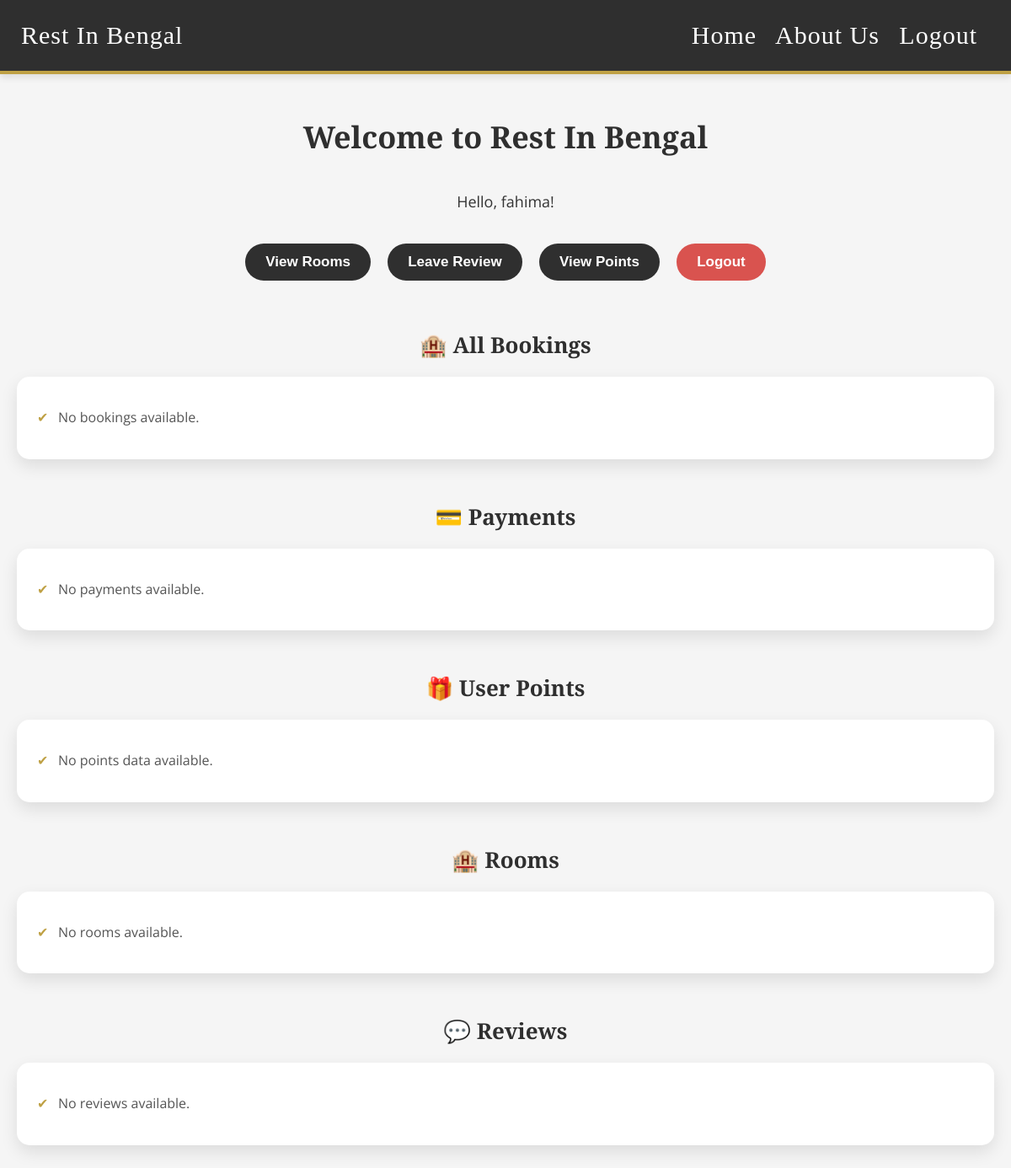
The app's page / (signed in), older data.
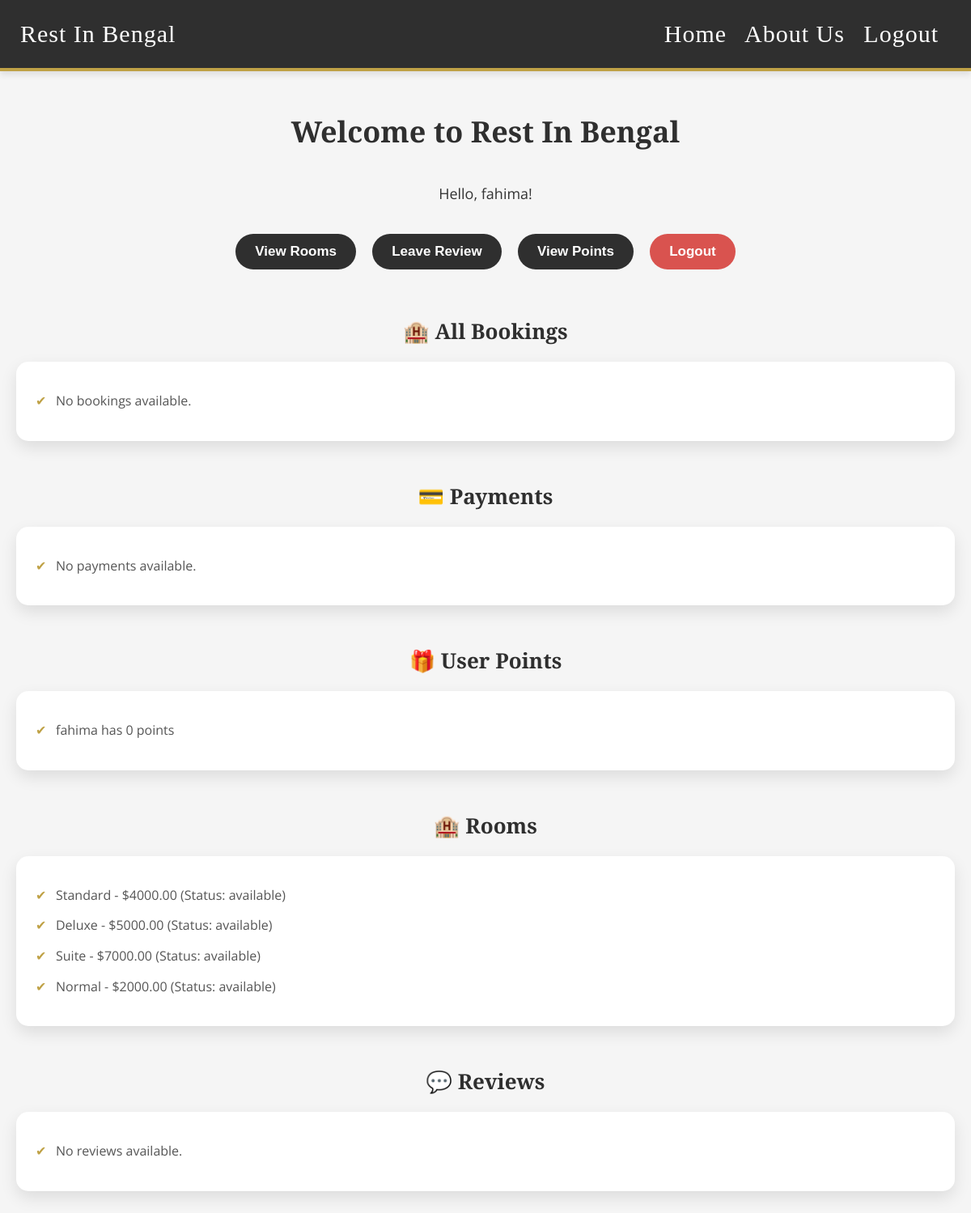
The same page, newer data.
### app1/models.py (models this page shows, shortened)
class Point(models.Model):
    user = models.ForeignKey(User, on_delete=models.CASCADE)
    points_earned = models.IntegerField(default=0)
    points_used = models.IntegerField(default=0)

### app2/models.py (models this page shows, shortened)
class Room(models.Model):
    ROOM_TYPES = [
        ('Standard', 'Standard'),
        ('Deluxe', 'Deluxe'),
        ('Suite', 'Suite'),
        ('Normal', 'Normal'),
    ]
    type = models.CharField(max_length=20, choices=ROOM_TYPES)
    price = models.DecimalField(max_digits=8, decimal_places=2)
    status = models.CharField(max_length=20, default='available')
    image = models.ImageField(upload_to='room_images/', null=True, blank=True)  # Add this field for room images

### app1/views.py (the view)
# urls.py: path('', include('app1.urls')),  # Handles home, book, payment, points
@login_required(login_url='login')
def home(request):
    total_points = 0
    try:
        total_points = Point.objects.filter(user=request.user).first().points_earned if Point.objects.filter(
            user=request.user).exists() else 0
    except:
        pass
    bookings = Booking.objects.filter(user=request.user)
    payments = Payment.objects.filter(booking__user=request.user)
    points = Point.objects.filter(user=request.user)
    rooms = Room.objects.all()
    reviews = Review.objects.all()
    return render(request, 'home.html', {
        'bookings': bookings,
        'payments': payments,
        'points': points,
        'rooms': rooms,
        'reviews': reviews,
        'total_points': total_points,  # Show total points on home page
    })

### templates/home.html (shortened to what this page needs)
<!DOCTYPE html>
<html lang="en">
<head>
</head>
<body>
<header>
    <div style="display: flex; justify-content: space-between; align-items: center;">
        <div style="font-size: 30px; font-family: 'Playfair Display', serif;">
            Rest In Bengal
        </div>
        <nav>
            <a href="{% url 'home' %}" style="color: white; margin-right: 15px; text-decoration: none;">Home</a>
            <a href="{% url 'about' %}" style="color: white; margin-right: 15px; text-decoration: none;">About Us</a>
            {% if user.is_authenticated %}
                <a href="{% url 'logout' %}" style="color: white; margin-right: 15px; text-decoration: none;">Logout</a>
            {% else %}
                <a href="{% url 'login' %}" style="color: white; margin-right: 15px; text-decoration: none;">Login</a>
                <a href="{% url 'register' %}" style="color: white; text-decoration: none;">Register</a>
            {% endif %}
        </nav>
    </div>
</header>
<div class="container">
    <h1>Welcome to Rest In Bengal</h1>
    <div class="auth-section">
        {% if user.is_authenticated %}
            <p>Hello, {{ user.username }}!</p>
        {% else %}
            <p><a href="{% url 'login' %}">Login</a> | <a href="{% url 'register' %}">Register</a></p>
        {% endif %}
    </div>
    <div class="action-buttons">
        {% if not user.is_authenticated %}
            <button onclick="location.href='{% url 'register' %}'">Register</button>
            <button onclick="location.href='{% url 'login' %}'">Login</button>
        {% else %}
            <button onclick="location.href='{% url 'view_rooms' %}'">View Rooms</button>
            <button onclick="location.href='{% url 'leave_review' %}'">Leave Review</button>
            <button onclick="location.href='{% url 'view_points' %}'">View Points</button>
            <form action="{% url 'logout' %}" method="post" style="display: inline;">
                <button type="submit">Logout</button>
            </form>
        {% endif %}
    </div>
    <div>
        <h2 class="section-title">🏨 All Bookings</h2>
        <div class="card">
            <ul>
                {% for booking in bookings %}
                    <li>{{ booking.user.username }} booked {{ booking.room }} from {{ booking.check_in_date }} to {{ booking.check_out_date }}</li>
                {% empty %}
                    <li>No bookings available.</li>
                {% endfor %}
            </ul>
        </div>
        <h2 class="section-title">💳 Payments</h2>
        <div class="card">
            <ul>
                {% for payment in payments %}
                    <li>{{ payment.booking.user.username }} paid ${{ payment.amount }} on {{ payment.paid_on }}</li>
                {% empty %}
                    <li>No payments available.</li>
                {% endfor %}
            </ul>
        </div>
        <h2 class="section-title">🎁 User Points</h2>
        <div class="card">
            <ul>
                {% for point in points %}
                    <li>{{ point.user.username }} has {{ point.points_earned }} points</li>
                {% empty %}
                    <li>No points data available.</li>
                {% endfor %}
            </ul>
        </div>
        <h2 class="section-title">🏨 Rooms</h2>
        <div class="card">
            <ul>
                {% for room in rooms %}
                    <li>{{ room.type }} - ${{ room.price }} (Status: {{ room.status }})</li>
                {% empty %}
                    <li>No rooms available.</li>
                {% endfor %}
            </ul>
        </div>
        <h2 class="section-title">💬 Reviews</h2>
        <div class="card">
            <ul>
                {% for review in reviews %}
                    <li>
                        Room: {{ review.room.type }} |
                        Reviewer: {{ review.reviewer_name }} |
                        Rating: {{ review.rating }} |
                        Comment: {{ review.comment }}
                    </li>
                {% empty %}
                    <li>No reviews available.</li>
                {% endfor %}
            </ul>
        </div>
    </div>
</div>
</body>
</html>

### templates/home.html (style rules this page uses)
body { font-family: 'Open Sans', sans-serif; background-color: #f5f5f5; margin: 0; padding: 0; color: #333; }
header { background-color: #2f2f2f; color: #fff; padding: 25px; text-align: center; font-size: 30px; font-family: 'Playfair Display', serif; border-bottom: 4px solid #bfa145; box-shadow: 0 4px 8px rgba(0,0,0,0.1); letter-spacing: 1px; }
.container { max-width: 1200px; margin: 50px auto; padding: 0 20px; }
h1 { text-align: center; color: #2f2f2f; font-family: 'Playfair Display', serif; font-size: 36px; margin-bottom: 40px; }
.auth-section { text-align: center; margin-bottom: 30px; }
.auth-section p { font-size: 18px; margin-bottom: 10px; }
.action-buttons { text-align: center; margin-bottom: 50px; }
.action-buttons button { background-color: #2f2f2f; color: white; padding: 12px 24px; border: none; border-radius: 30px; margin: 8px; cursor: pointer; font-size: 17px; font-weight: 600; transition: all 0.3s ease; }
.section-title { text-align: center; font-size: 26px; font-family: 'Playfair Display', serif; color: #2f2f2f; margin: 50px 0 20px; }
.card { background-color: #fff; padding: 24px; border-radius: 15px; box-shadow: 0 8px 20px rgba(0, 0, 0, 0.1); margin-bottom: 30px; transition: all 0.3s ease; }
.card ul { list-style: none; padding-left: 0; margin: 0; }
.card li { margin: 12px 0; color: #555; line-height: 1.6; padding-left: 25px; position: relative; }
.card li::before { content: "✔"; position: absolute; left: 0; color: #bfa145; }
form[method="post"] button[type="submit"] { background-color: #d9534f; border-radius: 30px; }

Row changes from the older to the newer data that the page shows:
added Point: user.username "fahima", points_earned "0"
added Room: type "Standard", price "4000.00", status "available"
added Room: type "Deluxe", price "5000.00", status "available"
added Room: type "Suite", price "7000.00", status "available"
added Room: type "Normal", price "2000.00", status "available"
Text that changed along with them:
text no longer shown: "No points data available. No rooms available."
